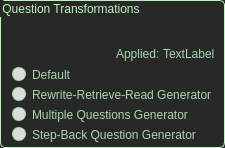
          <widget class="QGroupBox" name="groupBox_6">
           <property name="sizePolicy">
            <sizepolicy hsizetype="Minimum" vsizetype="Preferred">
             <horstretch>0</horstretch>
             <verstretch>0</verstretch>
            </sizepolicy>
           </property>
           <property name="styleSheet">
            <string notr="true">QGroupBox {
	color: rgb(184, 247, 185);
    background-color: rgb(40, 40, 40); /* 원하는 색상으로 변경 */
	border: 1px solid rgb(184, 247, 185);
	border-radius: 5px;      /* (선택 사항) 모서리를 둥글게 */
}</string>
           </property>
           <property name="title">
            <string>Question Transformations</string>
           </property>
           <layout class="QVBoxLayout" name="verticalLayout_13" stretch="3,1,3,3,3,3">
            <property name="spacing">
             <number>1</number>
            </property>
            <property name="leftMargin">
             <number>9</number>
            </property>
            <property name="topMargin">
             <number>3</number>
            </property>
            <property name="rightMargin">
             <number>9</number>
            </property>
            <property name="bottomMargin">
             <number>3</number>
            </property>
            <item>
             <spacer name="verticalSpacer_7">
              <property name="orientation">
               <enum>Qt::Orientation::Vertical</enum>
              </property>
              <property name="sizeType">
               <enum>QSizePolicy::Policy::Minimum</enum>
              </property>
              <property name="sizeHint" stdset="0">
               <size>
                <width>20</width>
                <height>40</height>
               </size>
              </property>
             </spacer>
            </item>
            <item>
             <widget class="QWidget" name="widget_2" native="true">
              <property name="sizePolicy">
               <sizepolicy hsizetype="Minimum" vsizetype="Preferred">
                <horstretch>0</horstretch>
                <verstretch>0</verstretch>
               </sizepolicy>
              </property>
              <property name="styleSheet">
               <string notr="true">QWidget{
	background-color: rgb(40, 40, 40); /* 원하는 색상으로 변경 */
}</string>
              </property>
              <layout class="QHBoxLayout" name="horizontalLayout_20" stretch="17,1,1">
               <property name="spacing">
                <number>0</number>
               </property>
               <property name="leftMargin">
                <number>0</number>
               </property>
               <property name="topMargin">
                <number>0</number>
               </property>
               <property name="rightMargin">
                <number>0</number>
               </property>
               <property name="bottomMargin">
                <number>0</number>
               </property>
               <item>
                <spacer name="horizontalSpacer_12">
                 <property name="orientation">
                  <enum>Qt::Orientation::Horizontal</enum>
                 </property>
                 <property name="sizeType">
                  <enum>QSizePolicy::Policy::Minimum</enum>
                 </property>
                 <property name="sizeHint" stdset="0">
                  <size>
                   <width>40</width>
                   <height>20</height>
                  </size>
                 </property>
                </spacer>
               </item>
               <item>
                <widget class="QLabel" name="label_14">
                 <property name="sizePolicy">
                  <sizepolicy hsizetype="Minimum" vsizetype="Fixed">
                   <horstretch>0</horstretch>
                   <verstretch>0</verstretch>
                  </sizepolicy>
                 </property>
                 <property name="styleSheet">
                  <string notr="true">QLabel {
    color: rgb(166, 217, 171);
	background-color: rgb(40, 40, 40); /* 원하는 색상으로 변경 */
}</string>
                 </property>
                 <property name="text">
                  <string>Applied: </string>
                 </property>
                </widget>
               </item>
               <item>
                <widget class="QLabel" name="rag_transformation">
                 <property name="styleSheet">
                  <string notr="true">QLabel {
    color: rgb(166, 217, 171);
	background-color: rgb(40, 40, 40); /* 원하는 색상으로 변경 */
}</string>
                 </property>
                 <property name="text">
                  <string>TextLabel</string>
                 </property>
                </widget>
               </item>
              </layout>
             </widget>
            </item>
            <item>
             <widget class="QRadioButton" name="default_generator">
              <property name="sizePolicy">
               <sizepolicy hsizetype="Minimum" vsizetype="Minimum">
                <horstretch>0</horstretch>
                <verstretch>0</verstretch>
               </sizepolicy>
              </property>
              <property name="styleSheet">
               <string notr="true">QRadioButton {
    color: rgb(166, 217, 171);
	background-color: rgb(40, 40, 40); /* 원하는 색상으로 변경 */
	margin: 2px;
}
QRadioButton::indicator:checked {
	border: 3px solid rgb(166, 217, 171);
	border-radius: 8px;
	background-color: rgb(100,180,100)
}
QRadioButton::indicator:unchecked {
	border: 1px solid rgb(166, 217, 171);
	border-radius: 7px;
	background-color: rgb(220,220,220);
}</string>
              </property>
              <property name="text">
               <string>Default</string>
              </property>
             </widget>
            </item>
            <item>
             <widget class="QRadioButton" name="rewrite_generator">
              <property name="sizePolicy">
               <sizepolicy hsizetype="Minimum" vsizetype="Minimum">
                <horstretch>0</horstretch>
                <verstretch>0</verstretch>
               </sizepolicy>
              </property>
              <property name="styleSheet">
               <string notr="true">QRadioButton {
    color: rgb(166, 217, 171);
	background-color: rgb(40, 40, 40); /* 원하는 색상으로 변경 */
	margin: 2px;
}
QRadioButton::indicator:checked {
	border: 3px solid rgb(166, 217, 171);
	border-radius: 8px;
	background-color: rgb(100,180,100)
}
QRadioButton::indicator:unchecked {
	border: 1px solid rgb(166, 217, 171);
	border-radius: 7px;
	background-color: rgb(220,220,220);
}
</string>
              </property>
              <property name="text">
               <string>Rewrite-Retrieve-Read Generator</string>
              </property>
             </widget>
            </item>
            <item>
             <widget class="QRadioButton" name="multiple_generator">
              <property name="sizePolicy">
               <sizepolicy hsizetype="Minimum" vsizetype="Minimum">
                <horstretch>0</horstretch>
                <verstretch>0</verstretch>
               </sizepolicy>
              </property>
              <property name="styleSheet">
               <string notr="true">QRadioButton {
    color: rgb(166, 217, 171);
	background-color: rgb(40, 40, 40); /* 원하는 색상으로 변경 */
	margin: 2px;
}
QRadioButton::indicator:checked {
	border: 3px solid rgb(166, 217, 171);
	border-radius: 8px;
	background-color: rgb(100,180,100)
}
QRadioButton::indicator:unchecked {
	border: 1px solid rgb(166, 217, 171);
	border-radius: 7px;
	background-color: rgb(220,220,220);
}
</string>
              </property>
              <property name="text">
               <string>Multiple Questions Generator</string>
              </property>
             </widget>
            </item>
            <item>
             <widget class="QRadioButton" name="step_back_generator">
              <property name="sizePolicy">
               <sizepolicy hsizetype="Minimum" vsizetype="Minimum">
                <horstretch>0</horstretch>
                <verstretch>0</verstretch>
               </sizepolicy>
              </property>
              <property name="styleSheet">
               <string notr="true">QRadioButton {
    color: rgb(166, 217, 171);
	background-color: rgb(40, 40, 40); /* 원하는 색상으로 변경 */
	margin: 2px;
}
QRadioButton::indicator:checked {
	border: 3px solid rgb(166, 217, 171);
	border-radius: 8px;
	background-color: rgb(100,180,100)
}
QRadioButton::indicator:unchecked {
	border: 1px solid rgb(166, 217, 171);
	border-radius: 7px;
	background-color: rgb(220,220,220);
}
</string>
              </property>
              <property name="text">
               <string>Step-Back Question Generator</string>
              </property>
             </widget>
            </item>
           </layout>
          </widget>
